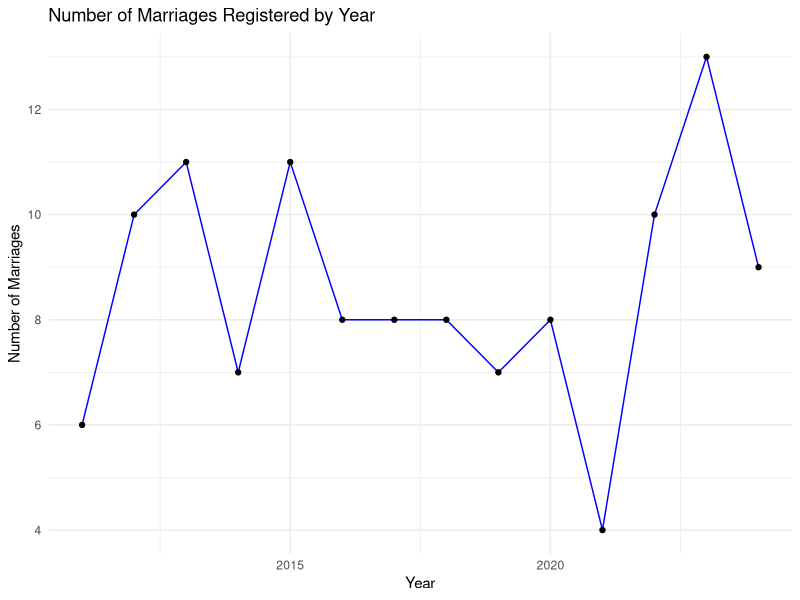
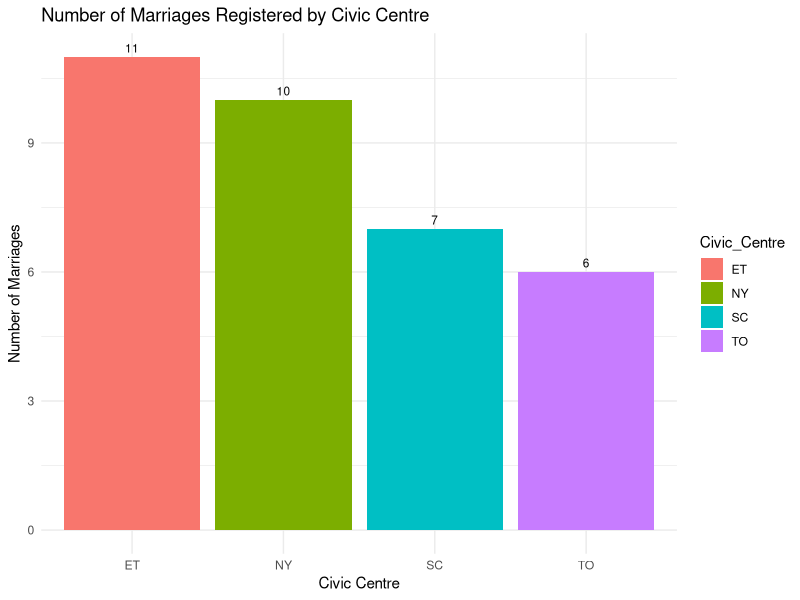

Here is the R script that generated these plots, in order:
#### Preamble ####
# Purpose: Simulate marriage registration data by year and civic centre using Poisson distribution
# Author: Jiwon Choi
# Date: 19 September 2024
# Contact: jwon.choi@mail.utoronto.ca
# License: MIT
# Pre-requisites: None

#### Workspace setup ####
library(tidyverse)
library(ggplot2)

#### Simulation 1) Number of Marriages by Year ####
set.seed(1234)  # Set a specific seed value for reproducibility

simulated_data1 <- tibble(
  "Year" = 2011:2024,
  # Simulate the number of marriages using a Poisson distribution with lambda = 10
  "Marriages_Registered" = rpois(14, lambda = 10)
)

simulated_data1

# Create a line plot of marriages by year
plot1 <- ggplot(simulated_data1, aes(x = Year, y = Marriages_Registered)) +
  geom_line(color = "blue") +
  geom_point() +
  labs(x = "Year", y = "Number of Marriages", title = "Number of Marriages Registered by Year") +
  theme_minimal()

# Display the plot
print(plot1)


#### Simulation 2) Number of Marriages by Civic Centre ####
set.seed(1234)  # Set a specific seed value for reproducibility

simulated_data2 <- tibble(
  "Civic_Centre" = c("TO", "NY", "ET", "SC"),
  # Simulate the number of marriages using a Poisson distribution with lambda = 10
  "Marriages_Registered" = rpois(4, lambda = 10)
)

simulated_data2

# Create a bar plot of marriages by civic centre
plot2 <- ggplot(simulated_data2, aes(x = Civic_Centre, y = Marriages_Registered, fill = Civic_Centre)) +
  geom_bar(stat = "identity") +
  labs(x = "Civic Centre", y = "Number of Marriages", title = "Number of Marriages Registered by Civic Centre") +
  theme_minimal() +
  geom_text(aes(label = Marriages_Registered), vjust = -0.5, size = 3)  # Add count labels above the bars

# Display the plot
print(plot2)

